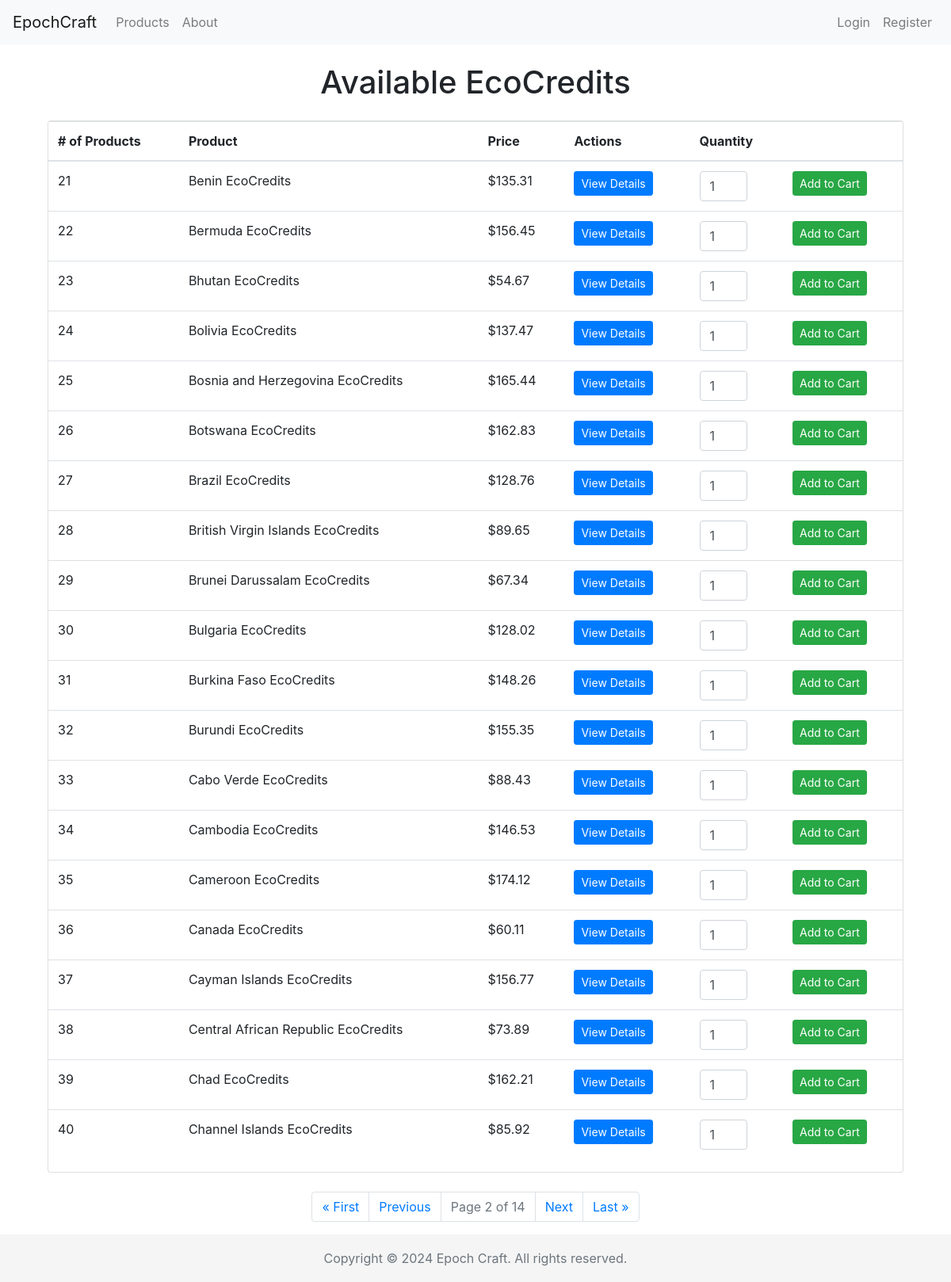
/products/?page=2, run on the app's committed database.
### cc_shop/models.py (models this page shows, shortened)
class Product(models.Model):
    country = models.ForeignKey(Country, on_delete=models.CASCADE, related_name='products')
    description = models.TextField()
    price = models.DecimalField(max_digits=10, decimal_places=2)
    type = models.CharField(max_length=50)   # Types could be like "Carbon Offset", "Renewable Energy Credit", etc

class Country(models.Model):
    country_code = models.CharField(max_length=3, primary_key=True)
    country_name = models.CharField(max_length=100)
    def __str__(self):
        return self.country_name

### cc_shop/views.py (the view)
# urls.py: path('products/', views.list_products, name='list_products'),
def list_products(request):
    query = request.GET.get('query', '').lower()
    if query:
        if 'ecocredits' in query:
            products = Product.objects.all().order_by('id')
        else:
            products = Product.objects.filter(country__country_name__icontains=query).order_by('id')  # Added ordering
    else:
        products = Product.objects.all().order_by('id')
    paginator = Paginator(products, 20)   # Show 20 products per page
    page_number = request.GET.get('page')
    try:
        products_page_obj = paginator.page(page_number)
    except PageNotAnInteger:
        products_page_obj = paginator.page(1)
    except EmptyPage:
        products_page_obj = paginator.page(paginator.num_pages)
    start_index = (products_page_obj.number - 1) * paginator.per_page + 1
    return render(request, 'list_products.html', {'products_page_obj': products_page_obj, 'start_index': start_index})

### cc_shop/templates/list_products.html (shortened to what this page needs)
{% extends 'base.html' %}
{% block content %}
<div class="container mt-4">
    <h1 class="text-center mb-4">Available EcoCredits</h1>
    <div class="card">
        <table class="table table-hover">
            <thead>
                <tr>
                    <th># of Products</th>
                    <th>Product</th>
                    <th>Price</th>
                    <th>Actions</th>
                    <th>Quantity</th>
                    <th></th>
                </tr>
            </thead>
            <tbody>
                {% for product in products_page_obj %}
                <tr>
                    <td>{{ start_index|add:forloop.counter0 }}</td>
                    <td>{{ product.country }} EcoCredits</td>
                    <td>${{ product.price }}</td>
                    <td><a href="{% url 'product_detail' product.id %}" class="btn btn-primary btn-sm" id="view-button">View Details</a></td>
                    <td>
                        <input type="number" name="quantity" value="1" min="1" max="99" class="form-control" style="width: 60px;">
                    </td>
                    <td>
                        <form action="{% url 'add_to_cart' product.id %}" method="post" class="d-inline">
                            <button type="submit" class="btn btn-success btn-sm">Add to Cart</button>
                        </form>
                    </td>
                </tr>
                {% empty %}
                <tr><td colspan="4">No products found.</td></tr>
                {% endfor %}
            </tbody>
        </table>
    </div>
    <div class="row justify-content-center mt-4">
        <nav aria-label="Page navigation">
            <ul class="pagination">
                {% if products_page_obj.has_previous %}
                    <li class="page-item"><a class="page-link" href="?page=1">&laquo; First</a></li>
                    <li class="page-item"><a class="page-link" href="?page={{ products_page_obj.previous_page_number }}">Previous</a></li>
                {% endif %}
                <li class="page-item disabled"><a class="page-link" href="#">Page {{ products_page_obj.number }} of {{ products_page_obj.paginator.num_pages }}</a></li>
                {% if products_page_obj.has_next %}
                    <li class="page-item"><a class="page-link" href="?page={{ products_page_obj.next_page_number }}">Next</a></li>
                    <li class="page-item"><a class="page-link" href="?page={{ products_page_obj.paginator.num_pages }}">Last &raquo;</a></li>
                {% endif %}
            </ul>
        </nav>
    </div>
</div>
{% endblock %}

### cc_shop/templates/base.html (style rules this page uses)
html { position: relative; min-height: 100%; }
body { margin-bottom: 60px; }

### data on the page
Product: counter0 "21", country "Benin", price "135.31"
Product: counter0 "22", country "Bermuda", price "156.45"
Product: counter0 "23", country "Bhutan", price "54.67"
Product: counter0 "24", country "Bolivia", price "137.47"
Product: counter0 "25", country "Bosnia and Herzegovina", price "165.44"
Product: counter0 "26", country "Botswana", price "162.83"
Product: counter0 "27", country "Brazil", price "128.76"
Product: counter0 "28", country "British Virgin Islands", price "89.65"
Product: counter0 "29", country "Brunei Darussalam", price "67.34"
Product: counter0 "30", country "Bulgaria", price "128.02"
Product: counter0 "31", country "Burkina Faso", price "148.26"
Product: counter0 "32", country "Burundi", price "155.35"
Product: counter0 "33", country "Cabo Verde", price "88.43"
Product: counter0 "34", country "Cambodia", price "146.53"
Product: counter0 "35", country "Cameroon", price "174.12"
Product: counter0 "36", country "Canada", price "60.11"
Product: counter0 "37", country "Cayman Islands", price "156.77"
Product: counter0 "38", country "Central African Republic", price "73.89"
Product: counter0 "39", country "Chad", price "162.21"
Product: counter0 "40", country "Channel Islands", price "85.92"

### other printed values
{{ products_page_obj.number }} "2"
{{ products_page_obj.paginator.num_pages }} "14"
